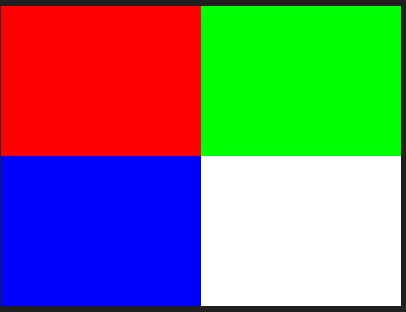
#> input picture sample.jpg, 406 x 312 px
$ python task_three.py
#> lines starting #> are read from the running program, lines starting #| are printed output that depends on the picture
import numpy as np
from PIL import Image
import matplotlib.pyplot as plt

img = Image.open("sample.jpg")
#> img is the input picture: PIL image 406x312 RGB; mean R, G, B 122.2, 122.5, 122.4
arr = np.array(img)

red = arr[:, :, 0]
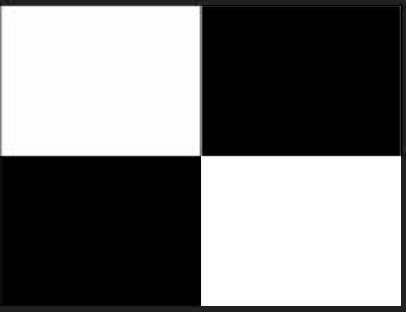
#> red: shape (312, 406); min 0, max 255, mean 122.2
green = arr[:, :, 1]
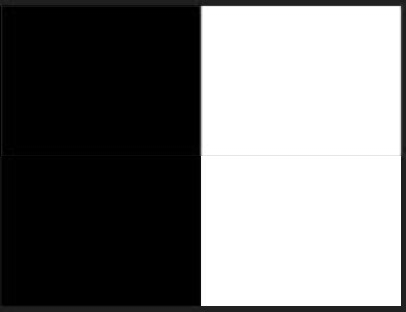
#> green: shape (312, 406); min 0, max 255, mean 122.5
blue = arr[:, :, 2]
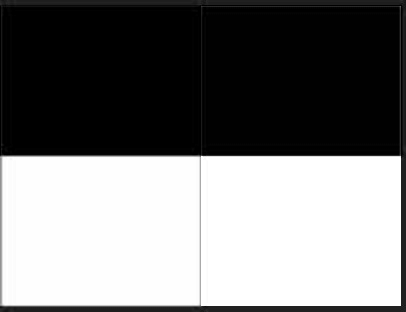
#> blue: shape (312, 406); min 0, max 255, mean 122.4

print("--- CHANNEL EXTRACTION SUMMARY ---")
print("Original Image Shape :", arr.shape)
#| Original Image Shape : (312, 406, 3)
print("Red Channel 2D Shape :", red.shape, "| Mean Intensity:", round(red.mean(), 2))
#| Red Channel 2D Shape : (312, 406) | Mean Intensity: 122.24
print("Green Channel 2D Shape:", green.shape, "| Mean Intensity:", round(green.mean(), 2))
#| Green Channel 2D Shape: (312, 406) | Mean Intensity: 122.5
print("Blue Channel 2D Shape :", blue.shape, "| Mean Intensity:", round(blue.mean(), 2))
#| Blue Channel 2D Shape : (312, 406) | Mean Intensity: 122.4
print("Display Window : Matplotlib 2x3 Subplot Grid Rendered.")

red_img = np.zeros_like(arr)
red_img[:, :, 0] = red
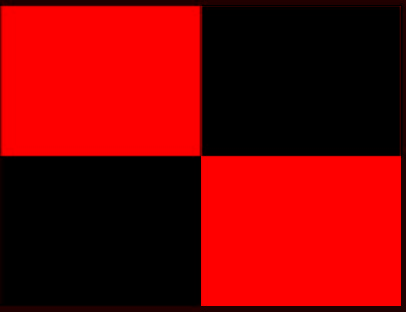
#> red_img: shape (312, 406, 3); mean of channels 0, 1, 2 122.2, 0, 0; drawn as R, G, B

green_img = np.zeros_like(arr)
green_img[:, :, 1] = green
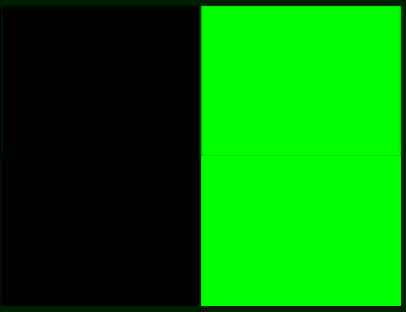
#> green_img: shape (312, 406, 3); mean of channels 0, 1, 2 0, 122.5, 0; drawn as R, G, B

blue_img = np.zeros_like(arr)
blue_img[:, :, 2] = blue
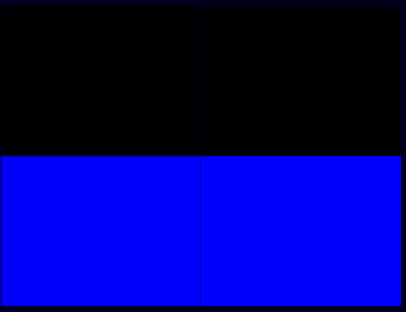
#> blue_img: shape (312, 406, 3); mean of channels 0, 1, 2 0, 0, 122.4; drawn as R, G, B

fig, axs = plt.subplots(2, 3, figsize=(12, 8))

axs[0, 0].imshow(red_img)
axs[0, 0].set_title("Red Only")

axs[0, 1].imshow(green_img)
axs[0, 1].set_title("Green Only")

axs[0, 2].imshow(blue_img)
axs[0, 2].set_title("Blue Only")

axs[1, 0].imshow(red, cmap='gray')
axs[1, 0].set_title("Red Channel Grayscale")

axs[1, 1].imshow(green, cmap='gray')
axs[1, 1].set_title("Green Channel Grayscale")

axs[1, 2].imshow(blue, cmap='gray')
axs[1, 2].set_title("Blue Channel Grayscale")

plt.show()

$ run again, with task 4 image.png saved as sample.jpg
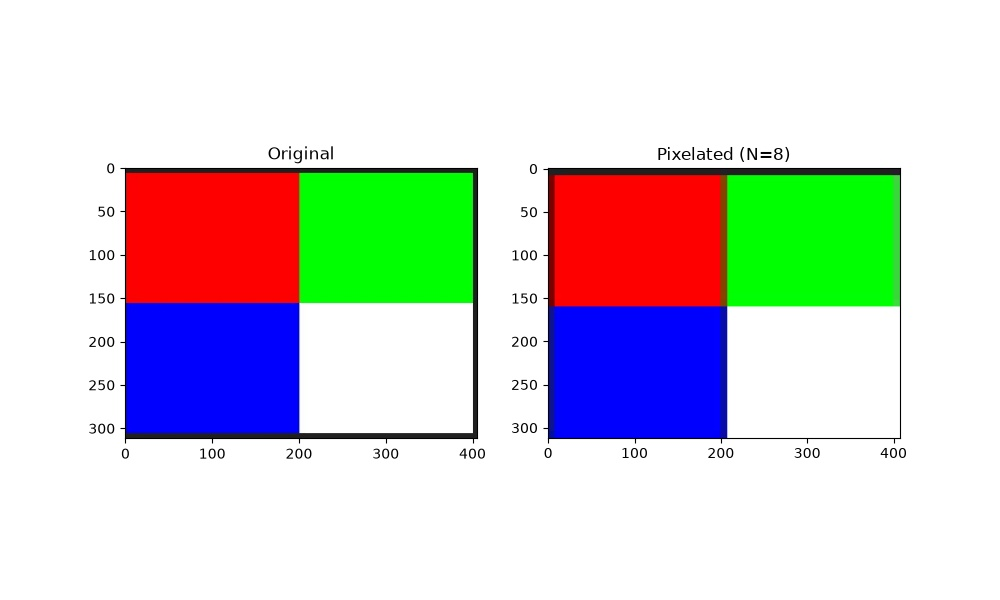
#> input picture task 4 image.png, 1000 x 600 px
#> img is the input picture: PIL image 1000x600 RGB; mean R, G, B 211.3, 211.4, 211.5
#| Original Image Shape : (600, 1000, 3)
#| Red Channel 2D Shape : (600, 1000) | Mean Intensity: 211.33
#| Green Channel 2D Shape: (600, 1000) | Mean Intensity: 211.44
#| Blue Channel 2D Shape : (600, 1000) | Mean Intensity: 211.45
#> `green_img[:, :, 1] = green`:
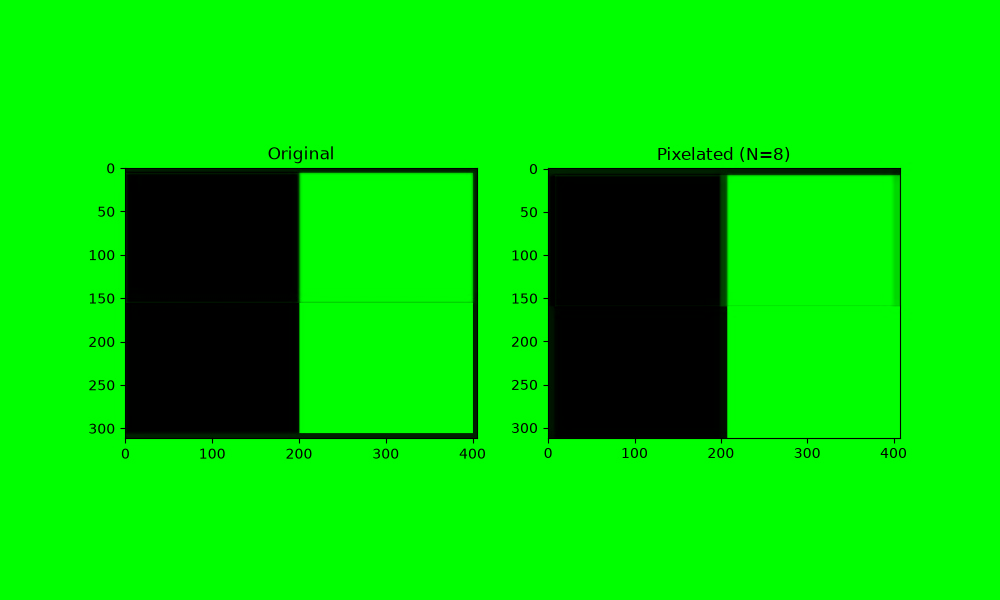
#> green_img: shape (600, 1000, 3); mean of channels 0, 1, 2 0, 211.4, 0; drawn as R, G, B
#> `blue_img[:, :, 2] = blue`:
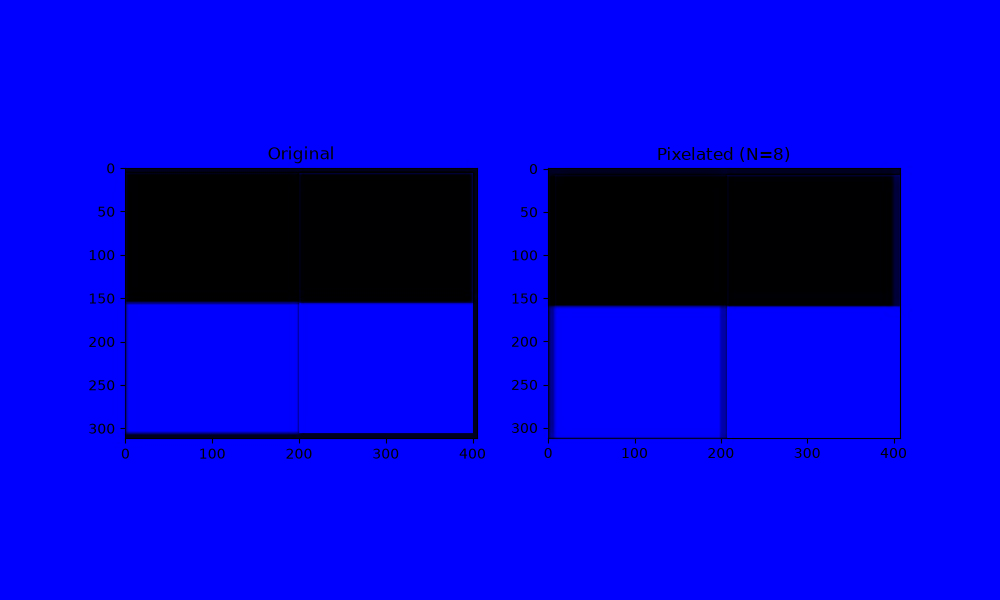
#> blue_img: shape (600, 1000, 3); mean of channels 0, 1, 2 0, 0, 211.5; drawn as R, G, B
